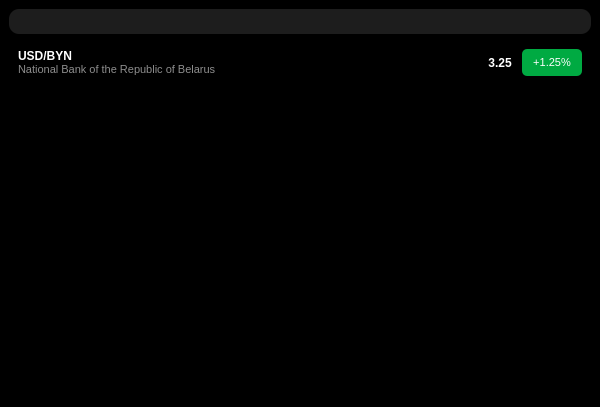
<?xml version="1.0" encoding="UTF-8"?>
<ui version="4.0">
 <class>MainWindow</class>
 <widget class="QMainWindow" name="MainWindow">
  <property name="geometry">
   <rect>
    <x>0</x>
    <y>0</y>
    <width>600</width>
    <height>407</height>
   </rect>
  </property>
  <property name="minimumSize">
   <size>
    <width>500</width>
    <height>300</height>
   </size>
  </property>
  <property name="maximumSize">
   <size>
    <width>600</width>
    <height>16777215</height>
   </size>
  </property>
  <property name="windowTitle">
   <string>Numrate</string>
  </property>
  <property name="windowIcon">
   <iconset>
    <normaloff>../logo/logo.ico</normaloff>../logo/logo.ico</iconset>
  </property>
  <property name="autoFillBackground">
   <bool>false</bool>
  </property>
  <property name="styleSheet">
   <string notr="true">QScrollBar:horizontal {border: none; background: transparent; height: 5px; margin: 0;}
QScrollBar::handle:horizontal {background:  rgb(29, 29, 29); border-radius: 2px; min-width: 10px;}
QScrollBar::add-line:horizontal {border: none; background: transparent; width: 0px;}
QScrollBar::sub-line:horizontal {display: none; border: none; background: transparent; width: 0px;}
QScrollBar::left-arrow:horizontal, QScrollBar::right-arrow:horizontal {border: none; width: 0px; height: 0px; background: transparent;}
QScrollBar::add-page:horizontal, QScrollBar::sub-page:horizontal {background: none;}
QScrollBar:vertical {border: none; background: transparent; width: 5px; margin: 0;}
QScrollBar::handle:vertical {background:  rgb(29, 29, 29); border-radius: 2px; min-height: 40px;}
QScrollBar::add-line:vertical {display: none; border: none; background: transparent; width: 0px;}
QScrollBar::sub-line:vertical {display: none; border: none; background: transparent; width: 0px; }
QScrollBar::up-arrow:vertical, QScrollBar::down-arrow:vertical {border: none; width: 0px; height: 0px; background: transparent;}
QScrollBar::add-page:vertical, QScrollBar::sub-page:vertical {background: none;}</string>
  </property>
  <property name="locale">
   <locale language="English" country="UnitedStates"/>
  </property>
  <widget class="QWidget" name="centralwidget">
   <property name="sizePolicy">
    <sizepolicy hsizetype="Preferred" vsizetype="Preferred">
     <horstretch>0</horstretch>
     <verstretch>0</verstretch>
    </sizepolicy>
   </property>
   <property name="minimumSize">
    <size>
     <width>0</width>
     <height>0</height>
    </size>
   </property>
   <property name="maximumSize">
    <size>
     <width>16777215</width>
     <height>16777215</height>
    </size>
   </property>
   <property name="layoutDirection">
    <enum>Qt::LeftToRight</enum>
   </property>
   <property name="styleSheet">
    <string notr="true">background-color: rgb(0,0,0);</string>
   </property>
   <layout class="QGridLayout" name="gridLayout">
    <item row="0" column="0">
     <widget class="QLineEdit" name="Search">
      <property name="minimumSize">
       <size>
        <width>0</width>
        <height>25</height>
       </size>
      </property>
      <property name="maximumSize">
       <size>
        <width>16777215</width>
        <height>25</height>
       </size>
      </property>
      <property name="font">
       <font>
        <pointsize>9</pointsize>
       </font>
      </property>
      <property name="mouseTracking">
       <bool>true</bool>
      </property>
      <property name="focusPolicy">
       <enum>Qt::ClickFocus</enum>
      </property>
      <property name="toolTip">
       <string/>
      </property>
      <property name="toolTipDuration">
       <number>-1</number>
      </property>
      <property name="whatsThis">
       <string/>
      </property>
      <property name="styleSheet">
       <string notr="true">background-color: rgb(29, 29, 29); border-color: transparent; border: 0px; border-radius: 10px; color: rgb(142, 142, 142); padding-left: 5px;</string>
      </property>
      <property name="inputMask">
       <string/>
      </property>
      <property name="text">
       <string/>
      </property>
      <property name="maxLength">
       <number>10</number>
      </property>
      <property name="placeholderText">
       <string comment="Search..." extracomment="Search..."/>
      </property>
     </widget>
    </item>
    <item row="1" column="0">
     <widget class="QScrollArea" name="scrollArea">
      <property name="styleSheet">
       <string notr="true">background-color: rgba(0,0,0,0); color: rgb(255, 255, 255); border-color: transparent; border: none;</string>
      </property>
      <property name="widgetResizable">
       <bool>true</bool>
      </property>
      <widget class="QWidget" name="scrollAreaWidgetContents">
       <property name="geometry">
        <rect>
         <x>0</x>
         <y>0</y>
         <width>582</width>
         <height>358</height>
        </rect>
       </property>
       <property name="styleSheet">
        <string notr="true"/>
       </property>
       <layout class="QVBoxLayout" name="verticalLayout_2" stretch="0,0">
        <property name="spacing">
         <number>0</number>
        </property>
        <property name="leftMargin">
         <number>0</number>
        </property>
        <property name="topMargin">
         <number>0</number>
        </property>
        <property name="rightMargin">
         <number>0</number>
        </property>
        <property name="bottomMargin">
         <number>0</number>
        </property>
        <item>
         <widget class="QWidget" name="row" native="true">
          <property name="styleSheet">
           <string notr="true">:hover{border-radius: 10px; background-color: rgb(57, 57, 57);}
</string>
          </property>
          <layout class="QHBoxLayout" name="horizontalLayout_2" stretch="0,0,0">
           <property name="leftMargin">
            <number>9</number>
           </property>
           <property name="topMargin">
            <number>9</number>
           </property>
           <property name="rightMargin">
            <number>9</number>
           </property>
           <item>
            <widget class="QWidget" name="abWidget" native="true">
             <property name="styleSheet">
              <string notr="true">background-color: rgba(255, 255, 255, 0);</string>
             </property>
             <layout class="QVBoxLayout" name="verticalLayout_1">
              <property name="spacing">
               <number>0</number>
              </property>
              <property name="leftMargin">
               <number>0</number>
              </property>
              <property name="topMargin">
               <number>0</number>
              </property>
              <property name="rightMargin">
               <number>0</number>
              </property>
              <property name="bottomMargin">
               <number>0</number>
              </property>
              <item>
               <widget class="QLabel" name="Abbreviation">
                <property name="font">
                 <font>
                  <pointsize>9</pointsize>
                  <weight>75</weight>
                  <bold>true</bold>
                 </font>
                </property>
                <property name="text">
                 <string>USD/BYN</string>
                </property>
               </widget>
              </item>
              <item>
               <widget class="QLabel" name="Source">
                <property name="font">
                 <font>
                  <pointsize>8</pointsize>
                  <kerning>true</kerning>
                 </font>
                </property>
                <property name="styleSheet">
                 <string notr="true">color: rgb(142, 142, 142);</string>
                </property>
                <property name="text">
                 <string>National Bank of the Republic of Belarus</string>
                </property>
               </widget>
              </item>
             </layout>
            </widget>
           </item>
           <item>
            <spacer name="horizontalSpacer">
             <property name="orientation">
              <enum>Qt::Horizontal</enum>
             </property>
             <property name="sizeHint" stdset="0">
              <size>
               <width>40</width>
               <height>20</height>
              </size>
             </property>
            </spacer>
           </item>
           <item>
            <widget class="QWidget" name="PriceWidget" native="true">
             <property name="styleSheet">
              <string notr="true">background-color: rgba(255, 255, 255, 0);</string>
             </property>
             <layout class="QHBoxLayout" name="horizontalLayout_1">
              <property name="spacing">
               <number>10</number>
              </property>
              <property name="leftMargin">
               <number>0</number>
              </property>
              <property name="topMargin">
               <number>0</number>
              </property>
              <property name="rightMargin">
               <number>0</number>
              </property>
              <property name="bottomMargin">
               <number>0</number>
              </property>
              <item>
               <widget class="QLabel" name="Price">
                <property name="font">
                 <font>
                  <pointsize>9</pointsize>
                  <weight>75</weight>
                  <bold>true</bold>
                 </font>
                </property>
                <property name="text">
                 <string>3.25</string>
                </property>
                <property name="alignment">
                 <set>Qt::AlignCenter</set>
                </property>
                <property name="margin">
                 <number>0</number>
                </property>
               </widget>
              </item>
              <item>
               <widget class="QLabel" name="Percent">
                <property name="font">
                 <font>
                  <pointsize>8</pointsize>
                 </font>
                </property>
                <property name="styleSheet">
                 <string notr="true">background-color: rgb(0, 170, 66); min-width: 60px; min-height: 20px; border-radius: 5px;</string>
                </property>
                <property name="text">
                 <string>+1.25%</string>
                </property>
                <property name="alignment">
                 <set>Qt::AlignCenter</set>
                </property>
               </widget>
              </item>
             </layout>
            </widget>
           </item>
          </layout>
         </widget>
        </item>
        <item>
         <spacer name="verticalSpacer">
          <property name="orientation">
           <enum>Qt::Vertical</enum>
          </property>
          <property name="sizeHint" stdset="0">
           <size>
            <width>20</width>
            <height>178</height>
           </size>
          </property>
         </spacer>
        </item>
       </layout>
      </widget>
     </widget>
    </item>
   </layout>
  </widget>
 </widget>
 <resources/>
 <connections/>
</ui>
